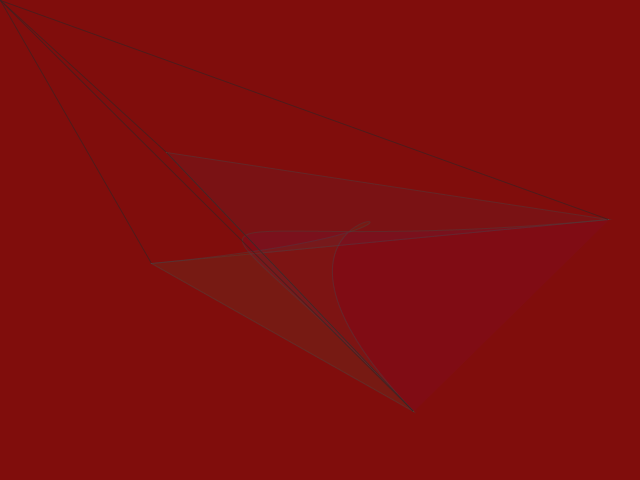
Frame 1 (no input)
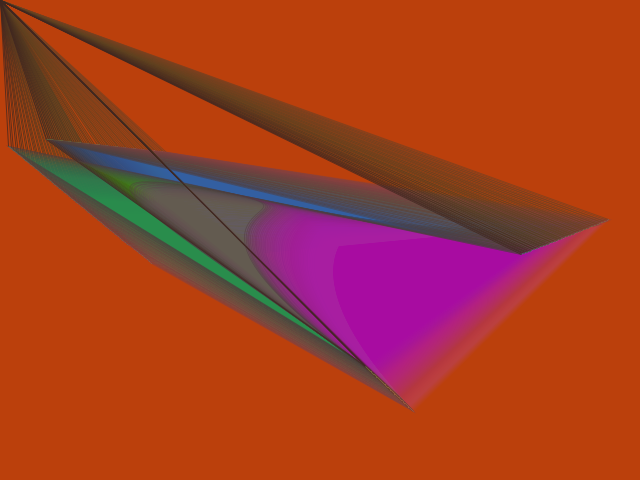
Frame 60 (the mouse pressed at the canvas centre just before this capture)
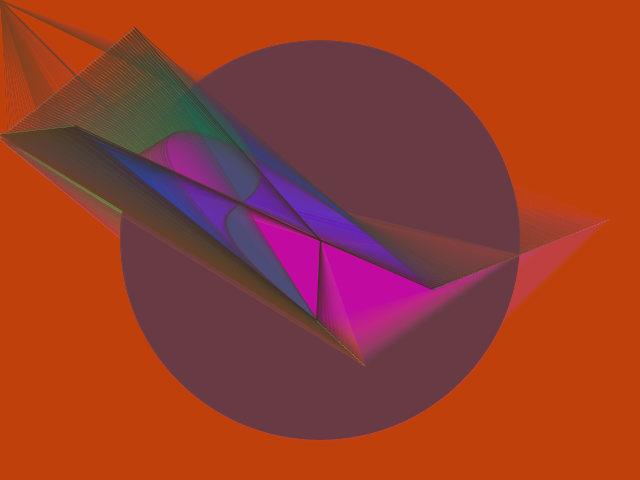
Frame 120 (the mouse held since frame 60 and released just before this capture)

The Processing sketch that drew these frames (run headless with seeded random() and noise(); from frame 60 on, the mouse is pressed at the canvas centre):

// Processing sketch: processing_91589
// ── processing_91589.pde

float x1, x2, x3, x4;
float y1, y2, y3, y4;
float px1, px2, px3, px4;
float py1, py2, py3, py4;
float velx1, velx2, velx3, velx4;
float vely1, vely2, vely3, vely4;
float c1;
float incC1;
float mouseVel;
int imgIndex;


//---------------------
void setup() {
  size(640, 480);
  colorMode(HSB, 360, 100, 100, 100);
  background(0, 90, 50);

  imgIndex=0;

  incC1 = 0.2;
  c1 = 0;

  mouseVel = 0;

  x1 = random(0, width);
  x2 = random(0, width);
  x3 = random(0, width);
  x4 = random(0, width);

  y1 = random(0, height);
  y2 = random(0, height);
  y3 = random(0, height);
  y4 = random(0, height);

  px1 = x1;
  px2 = x2;
  px3 = x3;
  px4 = x4;

  py1 = y1;
  py2 = y2;
  py3 = y3;
  py4 = y4;

  velx1 = random(-2.5, 2.5);
  velx2 = random(-2.5, 2.5);
  velx3 = random(-2.5, 2.5);
  velx4 = random(-2.5, 2.5);

  vely1 = random(-2.5, 2.5);
  vely2 = random(-2.5, 2.5);
  vely3 = random(-2.5, 2.5);
  vely4 = random(-2.5, 2.5);
}

//---------------------
void draw() {

  noStroke();
  fill(25, 75, 80, 1);
  rect(0, 0, width, height);

  mouseVel = dist(pmouseX, pmouseY, mouseX, mouseY);

  stroke(0, 20, 30, 50);
  fill((c1+240)%360, 100, 50, 100);
  ellipse(mouseX, mouseY, mouseVel, mouseVel);

  stroke(0, 20, 30, 50);
  fill((c1+200)%360, 100, 75, 5);
  quad(x1, y1, x2, y2, x3, y3, x4, y4);

  fill((c1+100)%360, 100, 75, 5);
  beginShape();
  vertex(x1, y1);
  bezierVertex(x2, y2, x3, y3, x4, y4);
  endShape();

  fill((c1+280)%360, 100, 75, 5);
  beginShape();
  vertex(x3, y3);
  bezierVertex(x4, y4, x2, y2, x1, y1);
  endShape();

  //---------------------  
  stroke(c1, 50, 25, 75);
  line(x1, y1, x2, y2);
  line(mouseX, mouseY, x1, y1);
  line(mouseX, mouseY, x2, y2);
  line(mouseX, mouseY, x3, y3);
  line(mouseX, mouseY, x4, y4);

  stroke((c1+60)%360, 50, 75, 25);
  line(x1, y1, px1, py1);
  stroke((c1+90)%360, 50, 75, 25);
  line(x2, y2, px2, py2);
  stroke((c1+180)%360, 50, 75, 25);
  line(x3, y3, px3, py3);
  stroke((c1+170)%360, 50, 75, 25);
  line(x4, y4, px4, py4);
  //guardamos posiciones anteriores

  px1 = x1;
  px2 = x2;
  px3 = x3;
  px4 = x4;

  py1 = y1;
  py2 = y2;
  py3 = y3;
  py4 = y4;

  //actualización de posiciones
  x1 += velx1;
  x2 += velx2;
  x3 += velx3;
  x4 += velx4;

  y1 += vely1;
  y2 += vely2;
  y3 += vely3;
  y4 += vely4;

  c1 += incC1;
  c1 %= 360;

  //manejo de fronteras
  // (x1 ,y1)
  if (x1 < 0 || x1 > width) {
    velx1 *= -1;
  }
  if (y1 < 0 || y1 > height) {
    vely1 *= -1;
  }
  // (x2 ,y2)
  if (x2 < 0 || x2 > width) {
    velx2 *= -1;
  }
  if (y2 < 0 || y2 > height) {
    vely2 *= -1;
  }
  // (x3 ,y3)
  if (x3 < 0 || x3 > width) {
    velx3 *= -1;
  }
  if (y3 < 0 || y3 > height) {
    vely3 *= -1;
  }
  // (x4 ,y4)
  if (x4 < 0 || x4 > width) {
    velx4 *= -1;
  }
  if (y4 < 0 || y4 > height) {
    vely4 *= -1;
  }
}


void keyPressed() {

  if (key == 's') {
    save("recapitulando" + imgIndex + ".jpg");
    imgIndex++;
  }

  if (key == 'v') {
    velx1 = random(-2.5, 2.5);
    velx2 = random(-2.5, 2.5);
    velx3 = random(-2.5, 2.5);
    velx4 = random(-2.5, 2.5);

    vely1 = random(-2.5, 2.5);
    vely2 = random(-2.5, 2.5);
    vely3 = random(-2.5, 2.5);
    vely4 = random(-2.5, 2.5);
  }
}
